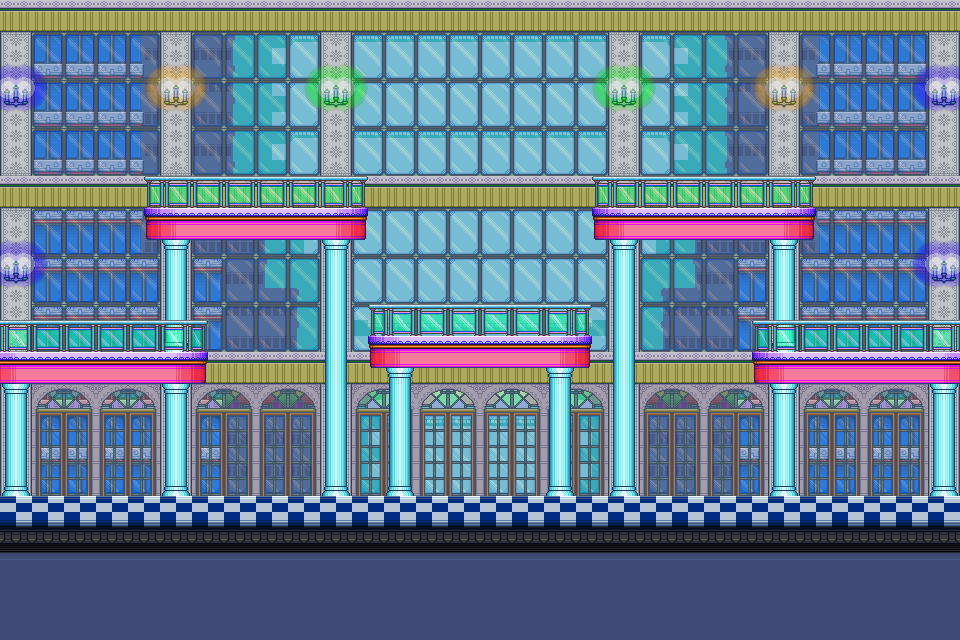

Below is a game level as drawn by its tile map, then a one-line description and the .tmx that defines it (tile-layer data replaced by summaries):
An orthogonal 60x40 tile map with 16x16 px tiles, 4 tile layers (event, back, center, front), 2 tilesets.

<map version="1.0" orientation="orthogonal" renderorder="right-down" width="60" height="40" tilewidth="16" tileheight="16">
 <tileset firstgid="1" name="common" tilewidth="16" tileheight="16">
  <image source="common.png" trans="ffffff" width="1024" height="1024" />
 </tileset>
 <tileset firstgid="4097" name="map_a" tilewidth="16" tileheight="16">
  <image source="map_a.png" trans="ffffff" width="1024" height="1024" />
 </tileset>
 <layer name="event" width="60" height="40">
  <data>[2400 cells, 199 non-empty, 9 distinct tile ids]</data>
 </layer>
 <layer name="back" width="60" height="40">
  <data>[2400 cells, 2400 non-empty, 39 distinct tile ids]</data>
 </layer>
 <layer name="center" width="60" height="40">
  <data>[2400 cells, 1340 non-empty, 67 distinct tile ids]</data>
 </layer>
 <layer name="front" width="60" height="40">
  <data>[2400 cells, 360 non-empty, 32 distinct tile ids]</data>
 </layer>
</map>
